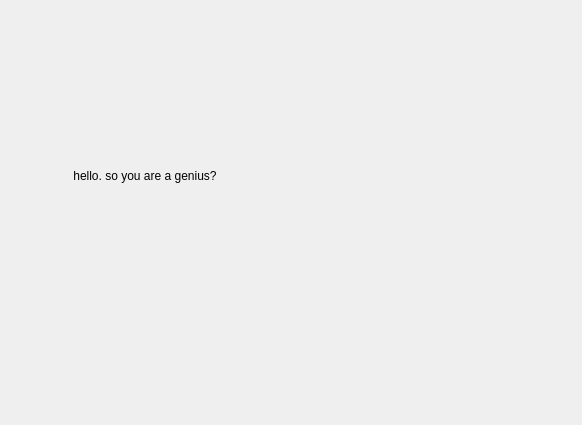
<?xml version="1.0" encoding="UTF-8"?>
<ui version="4.0">
 <class>secdialog</class>
 <widget class="QDialog" name="secdialog">
  <property name="geometry">
   <rect>
    <x>0</x>
    <y>0</y>
    <width>582</width>
    <height>425</height>
   </rect>
  </property>
  <property name="windowTitle">
   <string>Dialog</string>
  </property>
  <widget class="QLabel" name="label">
   <property name="geometry">
    <rect>
     <x>70</x>
     <y>90</y>
     <width>411</width>
     <height>171</height>
    </rect>
   </property>
   <property name="text">
    <string> hello. so you are a genius?</string>
   </property>
  </widget>
 </widget>
 <resources/>
 <connections/>
</ui>
